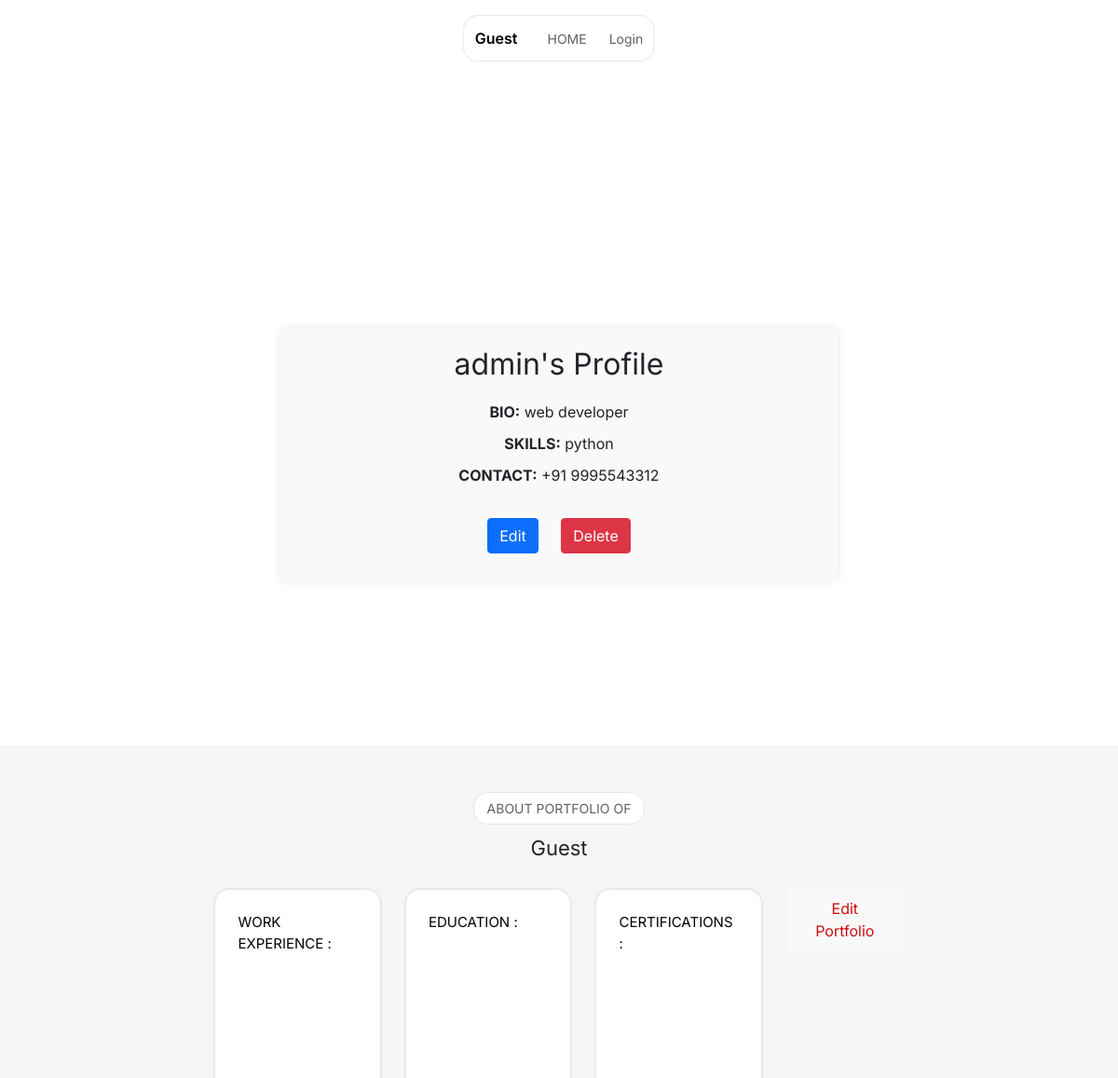
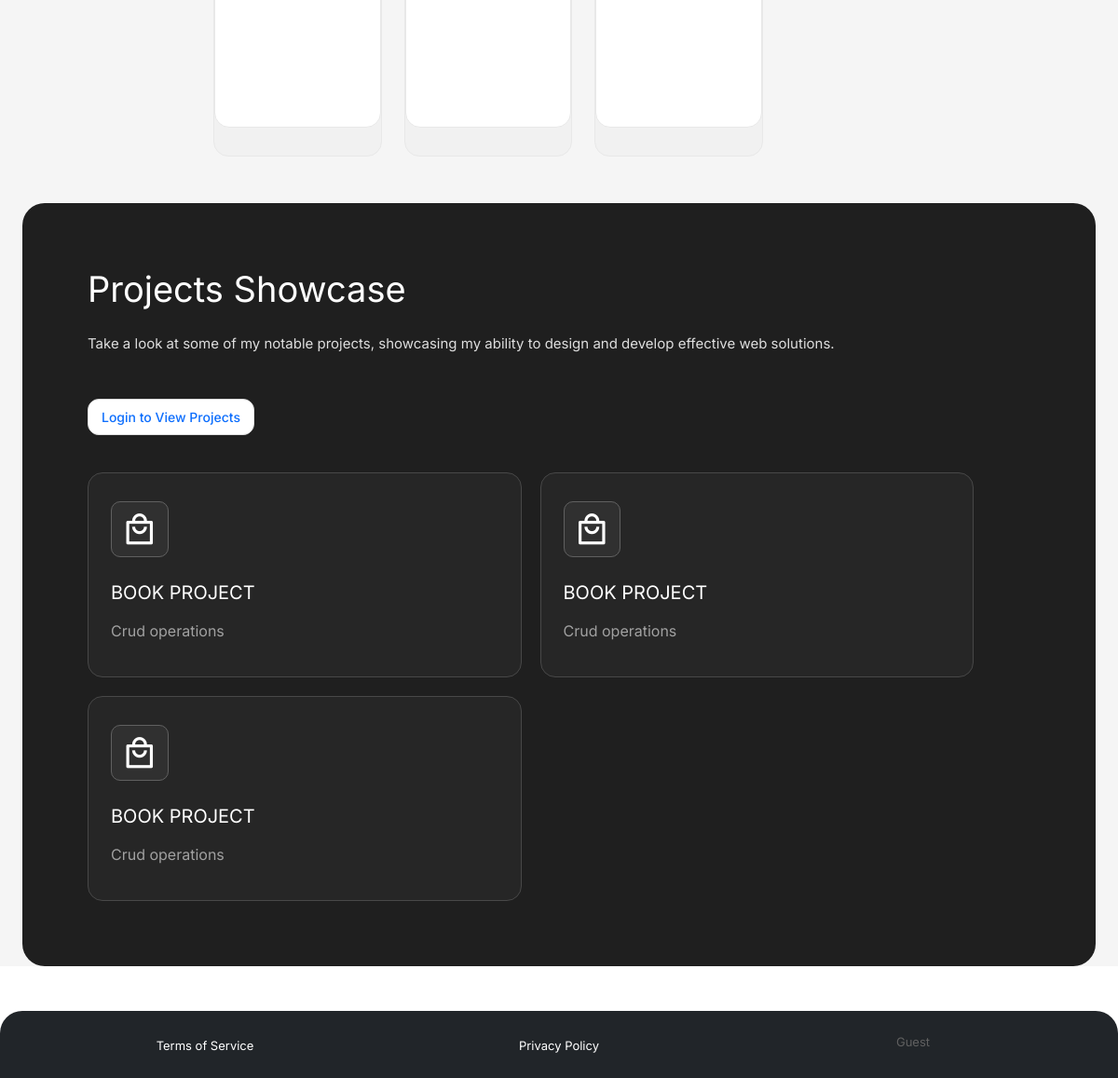
Page /profile/admin/ on the committed database (2 pictures, top to bottom).
### bio_app/models.py (models this page shows, shortened)
class UserProfile(models.Model):
    user = models.OneToOneField(User, on_delete=models.CASCADE)
    bio = models.TextField(blank=True)
    skills = models.CharField(max_length=255, blank=True)
    contact = models.CharField(max_length=255, blank=True)

class Project(models.Model):
    portfolio = models.ForeignKey(Portfolio, related_name='projects', on_delete=models.CASCADE)
    title = models.CharField(max_length=255)
    description = models.TextField()
    image = models.ImageField(upload_to='projects/', blank=True)
    link = models.URLField(blank=True)
    def __str__(self):
        return f"{self.title} - {self.portfolio.user.username}"

### bio_app/views.py (the view)
# urls.py: path('profile/<str:username>/', views.view_profile, name='profile'),
def view_profile(request, username):
    user = get_object_or_404(User, username=username)
    user_profile = get_object_or_404(UserProfile, user=user)
    portfolio = Portfolio.objects.filter(user=user).first()
    projects = Project.objects.filter(portfolio=portfolio) if portfolio else []
    print(f"Viewing profile of user: {user.username}")
    print(f"Portfolio: {portfolio}")
    print(f"Projects: {projects}")
    return render(request, 'profiles/view_profile.html', {
        'user_profile': user_profile,
        'portfolio': portfolio,
        'projects': projects,
    })

### bio_app/models.py (called while the page is built)
    def __str__(self):
        return f"{self.user.username}'s Portfolio"

### templates/profiles/view_profile.html (shortened to what this page needs)
{% extends "base.html" %}
{% block content %}
<div class="container mt-5">
    <div class="profile-container">
        <h2>{{ user_profile.user.username }}'s Profile</h2>
        <p><strong>BIO:</strong> {{ user_profile.bio }}</p>
        <p><strong>SKILLS:</strong> {{ user_profile.skills }}</p>
        <p><strong>CONTACT:</strong> {{ user_profile.contact }}</p>
        <div class="mt-4">
            <a href="{% url 'edit_profile' %}" class="btn btn-primary">Edit</a>
            <a href="{% url 'delete_user_profile' %}" class="btn btn-danger">Delete</a>
        </div>
    </div>
</div>
{% endblock %}

### templates/base.html (shortened to what this page needs)
<!DOCTYPE html>
<html lang="en">
<head>
    {% load static %}
    <link href="https://cdn.jsdelivr.net/npm/bootstrap@5.0.2/dist/css/bootstrap.min.css" rel="stylesheet"
>
    <link rel="stylesheet" href="https://cdnjs.cloudflare.com/ajax/libs/remixicon/4.2.0/remixicon.min.css">
    <link rel="stylesheet" href="{% static 'assets/css/body.css' %}">
</head>
<body>
<header>
    <nav>
        <div class="logo">
            <a href="{% url 'index' %}">{% if user.is_authenticated %}{{ user.username }}{% else %}Guest{% endif %}</a>
        </div>
        <div class="nav-links">
            <a href="{% url 'home' %}">HOME</a>
            {% if user.is_authenticated %}
            <a href="{% url 'profile' username=user.username %}">PROFILE</a>
            <a href="{% url 'user_projects' username=user.username %}">PROJECTS</a>
            <a href="{% url 'portfolio' user.id %}">PORTFOLIO</a>
            <form action="{% url 'logout' %}" method="post" style="display: inline;">
                {% csrf_token %}
                <button type="submit">Logout</button>
            </form>
            {% else %}
            <a href="{% url 'login' %}">Login</a>
            {% endif %}
        </div>
    </nav>
    <div class="hero">
        <div class="container mt-5">
            {% block content %}{% endblock %}
        </div>
    </div>
</header>
<div class="about">
    <p>ABOUT PORTFOLIO OF</p>
    <h2>{% if user.is_authenticated %}{{ user.username }}{% else %}Guest{% endif %}</h2>
    <div class="items">
        <div class="item">
            <div class="inner">
                <a href="#">WORK EXPERIENCE :</a>
            </div>
        </div>
        <div class="item">
            <div class="inner">
                <a href="#">EDUCATION : </a>
            </div>
        </div>
        <div class="item">
            <div class="inner">
                <a href="#">CERTIFICATIONS :</a>
            </div>
        </div>
        <div><button class="btn btn-primary custom-button">
          <a href="{% url 'edit_portfolio' %}" class="button-link">Edit Portfolio</a>
      </button></div>
    </div>
</div>
<div class="projects">
    <div class="inner">
        <h2>Projects Showcase</h2>
        <p class="info">Take a look at some of my notable projects, showcasing my ability to design and develop effective web solutions.</p>
        {% if user.is_authenticated %}
        <br><button><a href="{% url 'user_projects' username=user.username %}">View Projects</a></button>
        {% else %}
        <br><button><a href="{% url 'login' %}">Login to View Projects</a></button>
        {% endif %}
        <div class="items">
            {% for project in projects %}
            <div class="item">
                <i class="ri-shopping-bag-4-line"></i>
                <a href="#">{{ project.title }}</a>
                <p>{{ project.description }}</p>
            </div>
            {% empty %}
            <p>No projects available</p>
            {% endfor %}
        </div>
    </div>
</div>
<footer class="bg-dark text-white text-center py-4 mt-5">
    <div class="container">
        <div class="row">
            <div class="col-md-4 mb-3 mb-md-0">
                <a href="#" class="text-white text-decoration-none">Terms of Service</a>
            </div>
            <div class="col-md-4 mb-3 mb-md-0">
                <a href="#" class="text-white text-decoration-none">Privacy Policy</a>
            </div>
            <div class="col-md-4">
                <p class="mb-0">{% if user.is_authenticated %}{{ user.username }}{% else %}Guest{% endif %}</p>
            </div>
        </div>
    </div>
</footer>
</body>
</html>

### static/assets/css/body.css (style rules this page uses)
* { margin: 0; padding: 0; box-sizing: border-box; font-family: "Inter", sans-serif; }
a { text-decoration: none; }
button { cursor: pointer; }
h2 { font-weight: 400; }
nav { display: flex; align-items: center; justify-content: space-between; gap: 32px; border: 1px solid #e8e8e8; position: absolute; top: 16px; left: 50%; transform: translateX(-50%); border-radius: 16px; padding: 12px; }
nav .logo { display: flex; align-items: center; gap: 5px; }
nav .logo a { color: #000; font-weight: 600; }
nav .nav-links { display: flex; gap: 24px; }
nav .nav-links a { font-size: 14px; color: #606060; transition: all 0.3s ease; }
.hero { margin-top: 80px; height: calc(100vh - 80px); padding: 0 60px; display: flex; align-items: center; justify-content: space-between; gap: 30px; }
.hero .left-section .top .buttons button, .projects .inner > button, .contact .items .item button { font-size: 16px; border: none; padding: 5px 20px; background: #fff; border: 1px solid #dedede; border-radius: 12px; display: flex; align-items: center; justify-content: center; gap: 5px; font-weight: 500; transition: all 0.3s ease; }
.about { display: flex; align-items: center; justify-content: center; flex-direction: column; background: #f5f5f5; padding: 50px; }
.about > p { font-size: 14px; color: #606060; border: 1px solid #e8e8e8; padding: 6px 14px; border-radius: 16px; margin-bottom: 12px; background: #fff; }
.about > h2 { font-size: 22px; text-align: center; margin-bottom: 30px; }
.about .items { display: flex; justify-content: center; gap: 24px; }
.about .items .item { width: 26%; border: 1px solid #e8e8e8; border-radius: 16px; background: #f1f1f1; padding: 0 0 30px; }
.about .items .item .inner { background: #fff; padding: 24px; border-radius: 16px; border: 1px solid #e8e8e8; min-height: 365px; }
.about .items .item .inner a { font-size: 18px; color: #000; margin-bottom: 10px; display: block; }
.projects { padding: 0 24px; background: #f5f5f5; }
.projects .inner { background: #1f1f1f; color: #fff; padding: 70px; border-radius: 24px; }
.projects .inner > h2 { font-size: 38px; margin-bottom: 24px; }
.projects .inner p.info { font-size: 18px; color: #dedede; margin-bottom: 24px; }
.projects .inner > button { padding: 10px 20px; margin-bottom: 40px; }
.projects .inner .items { display: flex; gap: 20px; }
.projects .inner .items .item { border: 1px solid #484848; border-radius: 16px; padding: 32px 24px; height: 250px; width: 24%; background: #262626; }
.projects .inner .items .item i { font-size: 38px; border: 1px solid #606060; border-radius: 10px; padding: 10px; background: #303030; }
.projects .inner .items .item a { display: block; margin: 24px 0 14px; color: #fff; font-size: 20px; }
.projects .inner .items .item p { color: #a1a1a1; font-size: 16px; line-height: 24px; }
footer { background: #1f1f1f; border-radius: 24px 24px 0 0; padding: 30px; display: flex; align-items: center; justify-content: center; gap: 20px; }
footer p, footer a { font-size: 13px; color: #606060; transition: all 0.3s ease; }
@media screen and (max-width: 1280px) { .hero .left-section .top .buttons button, .projects .inner > button, .contact .items .item button { font-size: 14px; padding: 8px 14px; } }
@media screen and (max-width: 1280px) { .about .items .item .inner { min-height: 340px; } }
@media screen and (max-width: 1280px) { .about .items .item .inner a, .projects .inner > p.info, .contact .items .item p { font-size: 15px; } }
@media screen and (max-width: 1280px) { .projects .inner .items { flex-wrap: wrap; } }
@media screen and (max-width: 1280px) { .projects .inner .items .item { width: 46%; height: 220px; } }
.custom-button { display: inline-block; padding: 10px 20px; font-size: 16px; border-radius: 5px; transition: background-color 0.3s ease, color 0.3s ease; text-align: center; cursor: pointer; background-color: #f9f9fa; border: none; }
.button-link { color: #c90e0e; text-decoration: none; display: block; }

### templates/profiles/view_profile.html (style rules this page uses)
.profile-container { max-width: 600px; margin: 0 auto; text-align: center; padding: 20px; background-color: #f9f9f9; border-radius: 10px; box-shadow: 0 0 10px rgba(0, 0, 0, 0.1); }
.profile-container h2 { margin-bottom: 20px; }
.profile-container p { font-size: 16px; margin: 10px 0; }
.profile-container .btn { margin: 10px; }

### rows in the picture
UserProfile: user.username "admin", bio "web developer", skills "python", contact "+91 9995543312"
Project: title "BOOK PROJECT", description "Crud operations"
Project: title "BOOK PROJECT", description "Crud operations"
Project: title "BOOK PROJECT", description "Crud operations"
